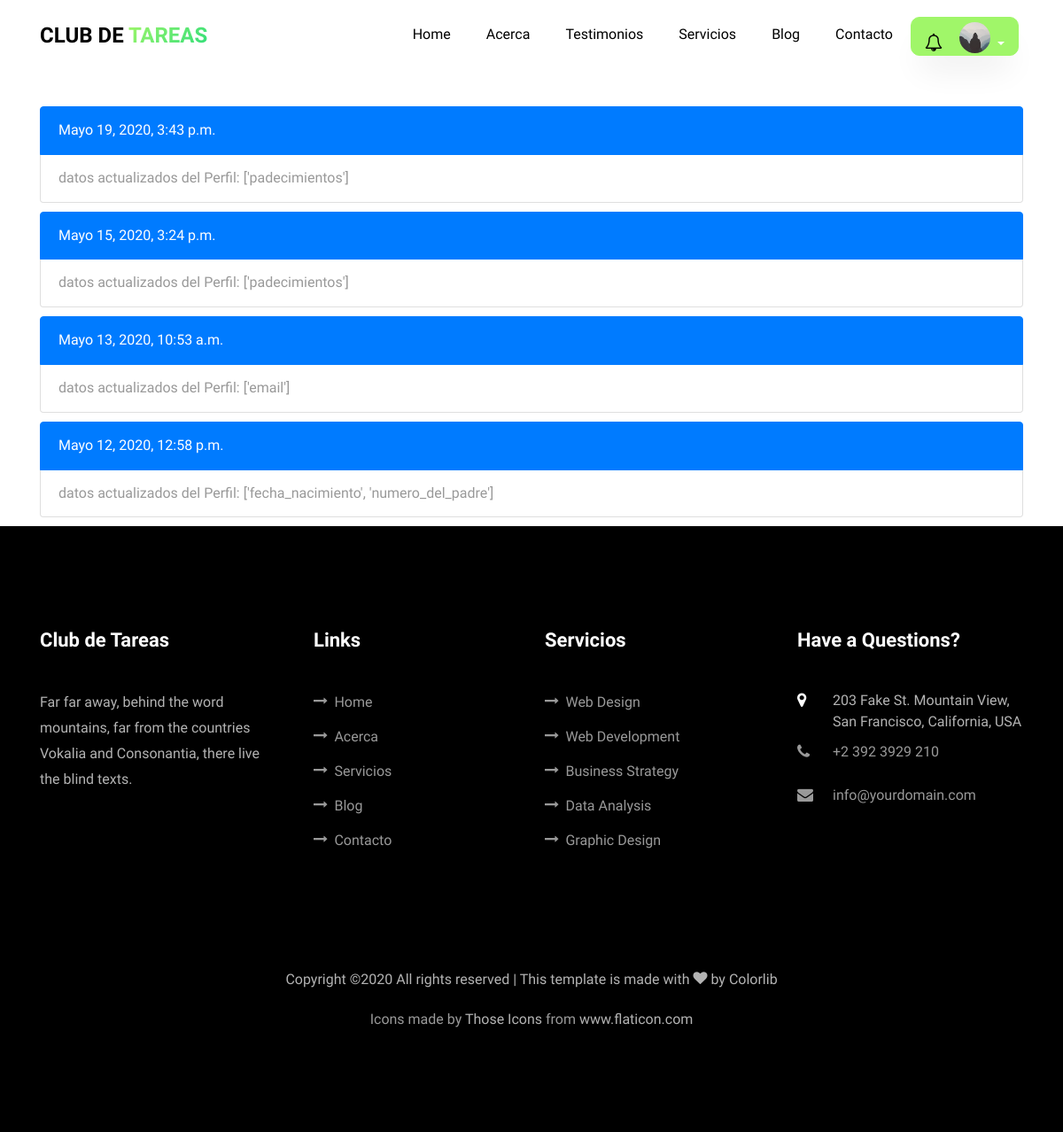
/historial/ (signed in), run on the app's committed database.
### usuario/models.py (models this page shows, shortened)
class Usuario(AbstractBaseUser,PermissionsMixin):
    imagen       =  models.ImageField(default='default.jpg',upload_to='profile_pics')
    email        =  models.EmailField(max_length=60,blank=True)
    facebook     =  models.CharField(max_length=100,blank=True)
    username     =  models.CharField(max_length=30,unique=True)
    nombre       =  models.CharField(max_length=100)
    apellido     =  models.CharField(max_length=100)
    edad         =  models.IntegerField(blank=True,null=True)
    padecimientos = models.TextField(verbose_name="padecimientos",blank=True)
    asistencia = models.CharField(verbose_name="Días de asistencia",max_length=100,blank=True)
    enfoque = models.CharField(verbose_name="Area en la que guste que se enfocará la atención",max_length=100,blank=True)
    nombre_de_la_madre =  models.CharField(verbose_name="Nombre de la Madre",max_length=100,blank=True)
    edad_de_la_madre =  models.IntegerField(verbose_name="Edad",blank=True, null=True)
    ocupacion_de_la_madre = models.CharField(verbose_name="Ocupación",max_length=100,blank=True)
    numero_de_la_madre   =  models.IntegerField(verbose_name="Número de contacto",blank=True,null=True)
    nombre_del_padre =  models.CharField(verbose_name="Nombre del Padre",max_length=100,blank=True)
    edad_del_padre =  models.IntegerField(verbose_name="Edad",blank=True, null=True)
    ocupacion_del_padre = models.CharField(verbose_name="Ocupación",max_length=100,blank=True)
    numero_del_padre    =  models.IntegerField(verbose_name="Número de contacto",blank=True,null=True)
    fecha_nacimiento = models.DateField(verbose_name="Fecha de nacimiento",blank=True, null=True)
    escuela      =  models.CharField(verbose_name="Nombre de la escuela",max_length=100,blank=True)
    domicilio    =  models.CharField(verbose_name="Domicilio",max_length=150,blank=True)
    status_paquetes = models.BooleanField(verbose_name="¿Tiene Paquetes Activos?",default=False)
    '''
    NIVEL_STATUS = (
         ('k','Kinder'),
         ('p','Primaria'),
         ('s','Secundaria'),
         ('b','bachillerato'),
         ('u','universidad'))
    '''
    nivel_academico = models.CharField(max_length=500,blank=True,verbose_name='Nivel académico del alumno')
    date_joined  =  models.DateTimeField(verbose_name="Fecha de ingreso",auto_now_add=True)
    last_login   =  models.DateTimeField(verbose_name="Ultima fecha de Sesión",auto_now=True)
    is_admin     =  models.BooleanField(verbose_name="¿Es Administrador?",default=False)
    is_active    =  models.BooleanField(verbose_name="¿Esta Acivo?",default=True)
    is_staff     =  models.BooleanField(verbose_name="¿Es parte del Staff?",default=False)
    is_superuser =  models.BooleanField(verbose_name="¿Es Super Usuario?",default=False)
    grupo = models.OneToOneField(Group,on_delete=models.SET_NULL,null=True,blank=True)
    USERNAME_FIELD  = "username"
    REQUIRED_FIELDS = ["nombre","apellido"]
    objects = MyUsuarioManager()

### app/models.py (models this page shows)
class Historial_User(models.Model):
      mensaje = models.CharField(max_length=200)
      usuario = models.ForeignKey(settings.AUTH_USER_MODEL,related_name="historial",on_delete=models.CASCADE)
      fecha = models.DateTimeField(auto_now_add=True,null=True)
      class Meta:
          verbose_name_plural= "Actividad de los Usuarios"

### app/views.py (the view)
# urls.py: path('historial/',views.historial,name='historial'),
@login_required
def historial(request):
    historial = request.user.historial.all().order_by('-fecha')
    context = {
    'historial': historial
    }
    return render(request,'app/historial.html',context)

### app/templates/app/historial.html (shortened to what this page needs)
{% extends 'main/base.html' %}
{% load static %}
{% block content %}
<section>
  <div class="container">
    <div class="row"  style="margin-top:120px">
        <div class="col-md-12 ftco-animate">
          {% if historial %}
              {% for instancia in historial %}
              <ul class="list-group" style="padding-bottom: 10px">
                    <li class="list-group-item active">{{instancia.fecha }}</li>
                    <li class="list-group-item">{{ instancia.mensaje}}</li>
              </ul>
              {% endfor %}
          {% else %}
          <ul class="list-group" style="padding-bottom: 80px">
                <li class="list-group-item">Los campos de Perfil no han sido actualizados</li>
          </ul>
          {% endif%}
        </div>
        </div>
    </div>
</section>
{% endblock content%}

### templates/main/base.html (shortened to what this page needs)
{% load static %}
{% load notifications_tags %}
{% notifications_unread as unread_count %}
<!DOCTYPE html>
<html lang="es">
  <head>
    <link rel="stylesheet" href="{% static 'main/css/fonts.css'%}">
    <link rel="stylesheet" href="{% static 'main/css/open-iconic-bootstrap.min.css'%}">
    <link rel="stylesheet" href="{% static 'main/css/animate.css'%}">
    <link rel="stylesheet" href="{% static 'main/css/search.css'%}">
    <link rel="stylesheet" href="{% static 'main/css/owl.carousel.min.css'%}">
    <link rel="stylesheet" href="{% static 'main/css/owl.theme.default.min.css'%}">
    <link rel="stylesheet" href="{% static 'main/css/magnific-popup.css'%}">
    <link rel="stylesheet" href="{% static 'main/css/aos.css'%}">
    <link rel="stylesheet" href="{% static 'main/css/ionicons.min.css'%}">
    <link rel="stylesheet" href="{% static 'main/css/flaticon.css' %}">
    <link rel="stylesheet" href="{% static 'main/css/icomoon.css' %}">
    <link rel="stylesheet" href="{% static 'main/css/style.css' %}">
    <link rel="stylesheet" href="{% static 'main/css/fix.css' %}">
    <link rel='stylesheet' href="https://cdnjs.cloudflare.com/ajax/libs/fullcalendar/3.1.0/fullcalendar.min.css" />
  </head>
  <body  data-target=".site-navbar-target" data-offset="300">
  <nav class="navbar navbar-expand-lg navbar-dark ftco_navbar bg-dark ftco-navbar-light site-navbar-target" id="ftco-navbar">
	    <div class="container">
	      <a class="navbar-brand" href="{% url 'blog:home' %}">Club de <span>Tareas</span></a>
	      <div class="collapse navbar-collapse" id="ftco-nav">
	        <ul class="navbar-nav nav ml-auto" style="text-align:center">
	          <li class="nav-item"><a href="{% url 'blog:home' %}" class="nav-link"><span>Home</span></a></li>
	          <li class="nav-item"><a href="{% url 'blog:about' %}"  class="nav-link"><span>Acerca</span></a></li>
	          <li class="nav-item"><a href="{% url 'blog:testimony' %}"  class="nav-link"><span>Testimonios</span></a></li>
	          <li class="nav-item"><a href="{% url 'blog:services' %}" class="nav-link"><span>Servicios</span></a></li>
            <li class="nav-item"><a href="{% url 'blog:blog' %}" class="nav-link"><span>Blog</span></a></li>
            <li class="nav-item"><a href="{% url 'blog:contact' %}" class="nav-link"><span>Contacto</span></a></li>
          </ul>
          <ul class="nav navbar-nav navbar-right" style="text-align: right">
            {% if request.user.is_authenticated %}
            <div class="dropdown" style="padding-right:5px;margin:0;">
                    <a style="border-radius: 10px 10px 10px 10px !important;
                             -moz-border-radius: 10px 10px 10px 10px;
                             -webkit-border-radius: 10px 10px 10px 10px;padding-bottom:0; padding-top:0;padding-left:15px;padding-right:15px;"
                      class="btn btn-secondary dropdown-toggle" href="#" role="button" id="dropdownMenuLink" data-toggle="dropdown" aria-haspopup="true" aria-expanded="false">
                      <div style="display: inline-block;position: relative;margin-right:10px;">
                        <i class="fa fa-bell-o" style="font-size: 20px;color: black;"></i>
                      </div>
                          <div class="inset" style="margin-left: 5px;display: inline-block;">
                            <img src="{{ request.user.imagen.url }}">
                          </div>
                    </a>
              </div>
            {% else %}
              <li class="nav-item"><a href="{% url 'app:login' %}"  class="nav-link"><span>Login</span></a></li>
            </ul>
          {% endif %}
	      </div>
	    </div>
	  </nav>
    {% block content %}{% endblock %}
    <footer class="ftco-footer ftco-section">
      <div class="container">
        <div class="row mb-5">
          <div class="col-md">
            <div class="ftco-footer-widget mb-4">
              <h2 class="ftco-heading-2">Club de Tareas</h2>
              <p>Far far away, behind the word mountains, far from the countries Vokalia and Consonantia, there live the blind texts.</p>
              <ul class="ftco-footer-social list-unstyled float-md-left float-lft mt-5">
              </ul>
            </div>
          </div>
          <div class="col-md">
            <div class="ftco-footer-widget mb-4 ml-md-4">
              <h2 class="ftco-heading-2">Links</h2>
              <ul class="list-unstyled">
                <li><a href="{% url 'blog:home' %}" ><span class="icon-long-arrow-right mr-2"></span>Home</a></li>
                <li><a href="{% url 'blog:about' %}"><span class="icon-long-arrow-right mr-2"></span>Acerca</a></li>
                <li><a href="{% url 'blog:services' %}"><span class="icon-long-arrow-right mr-2"></span>Servicios</a></li>
                <li><a href="{% url 'blog:blog' %}"><span class="icon-long-arrow-right mr-2"></span>Blog</a></li>
                <li><a href="{% url 'blog:contact' %}"><span class="icon-long-arrow-right mr-2"></span>Contacto</a></li>
              </ul>
            </div>
          </div>
          <div class="col-md">
             <div class="ftco-footer-widget mb-4">
              <h2 class="ftco-heading-2">Servicios</h2>
              <ul class="list-unstyled">
                <li><a href="#"><span class="icon-long-arrow-right mr-2"></span>Web Design</a></li>
                <li><a href="#"><span class="icon-long-arrow-right mr-2"></span>Web Development</a></li>
                <li><a href="#"><span class="icon-long-arrow-right mr-2"></span>Business Strategy</a></li>
                <li><a href="#"><span class="icon-long-arrow-right mr-2"></span>Data Analysis</a></li>
                <li><a href="#"><span class="icon-long-arrow-right mr-2"></span>Graphic Design</a></li>
              </ul>
            </div>
          </div>
          <div class="col-md">
            <div class="ftco-footer-widget mb-4">
            	<h2 class="ftco-heading-2">Have a Questions?</h2>
            	<div class="block-23 mb-3">
	              <ul>
	                <li><span class="icon icon-map-marker"></span><span class="text">203 Fake St. Mountain View, San Francisco, California, USA</span></li>
	                <li><a href="#"><span class="icon icon-phone"></span><span class="text">+2 392 3929 210</span></a></li>
	                <li><a href="#"><span class="icon icon-envelope"></span><span class="text">info@yourdomain.com</span></a></li>
	              </ul>
	            </div>
            </div>
          </div>
        </div>
        <div class="row">
          <div class="col-md-12 text-center">
            <p>
  Copyright &copy;<script>document.write(new Date().getFullYear());</script> All rights reserved | This template is made with <i class="icon-heart color-danger" aria-hidden="true"></i> by <a href="https://colorlib.com" target="_blank">Colorlib</a>
  </p>
        Icons made by <a href="https://www.flaticon.com/authors/those-icons" title="Those Icons">Those Icons</a> from <a href="https://www.flaticon.com/" title="Flaticon"> www.flaticon.com</a>
          </div>
        </div>
      </div>
    </footer>
  </body>
</html>

### static/main/css/icomoon.css (style rules this page uses)
[class^="icon-"], [class*=" icon-"] { font-family: 'icomoon' !important; speak: none; font-style: normal; font-weight: normal; font-variant: normal; text-transform: none; line-height: 1; -webkit-font-smoothing: antialiased; -moz-osx-font-smoothing: grayscale; }
.icon-heart:before { content: "\f004"; }
.icon-map-marker:before { content: "\f041"; }
.icon-phone:before { content: "\f095"; }
.icon-envelope:before { content: "\f0e0"; }
.icon-long-arrow-right:before { content: "\f178"; }

### static/main/css/fix.css (style rules this page uses)
.inset { width: 35px; height: 35px; border-radius: 50%; background-color: transparent !important; z-index: 999; padding-top: 5px; }
.inset img { border-radius: inherit; width: inherit; height: inherit; display: block; position: relative; z-index: 998; }

### data on the page
Usuario: user.imagen (placeholder picture)
Historial_User: fecha "Mayo 19, 2020, 3:43 p.m.", mensaje "datos actualizados del Perfil: ['padecimientos']"
Historial_User: fecha "Mayo 15, 2020, 3:24 p.m.", mensaje "datos actualizados del Perfil: ['padecimientos']"
Historial_User: fecha "Mayo 13, 2020, 10:53 a.m.", mensaje "datos actualizados del Perfil: ['email']"
Historial_User: fecha "Mayo 12, 2020, 12:58 p.m.", mensaje "datos actualizados del Perfil: ['fecha_nacimiento', 'numero_del_padre']"
